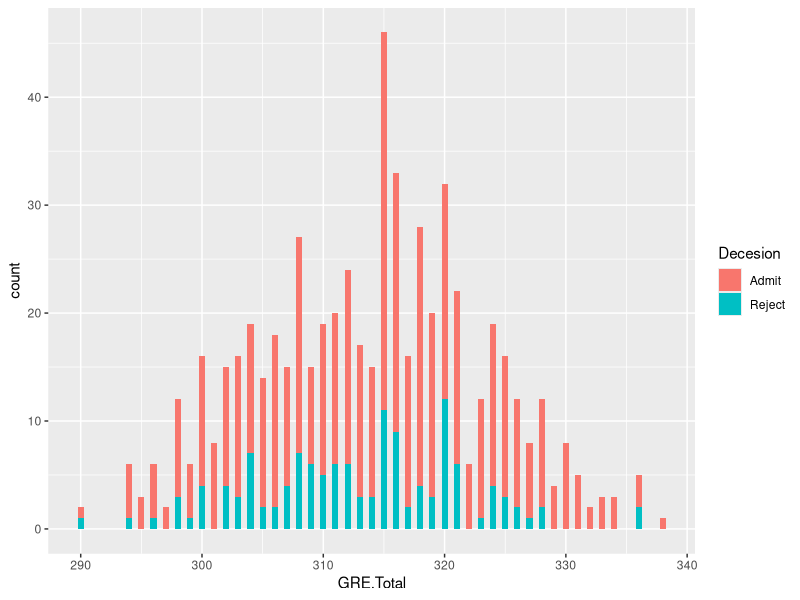
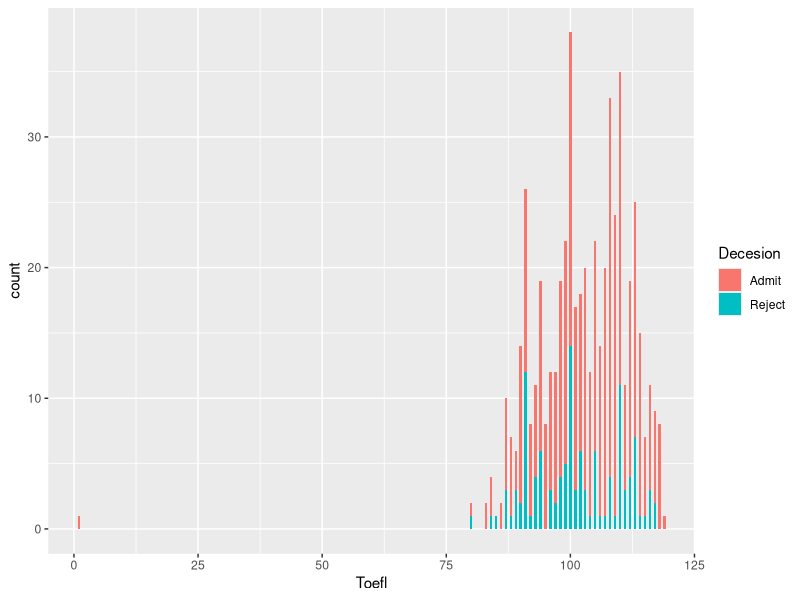
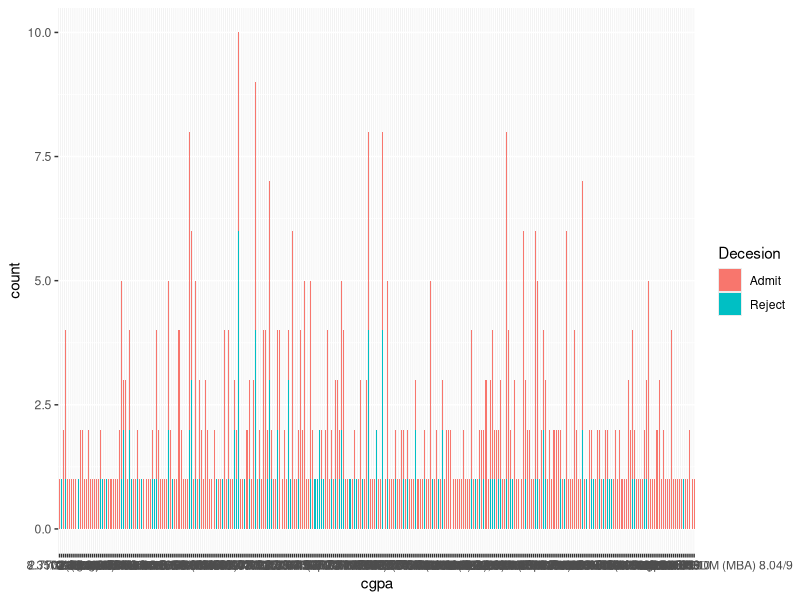
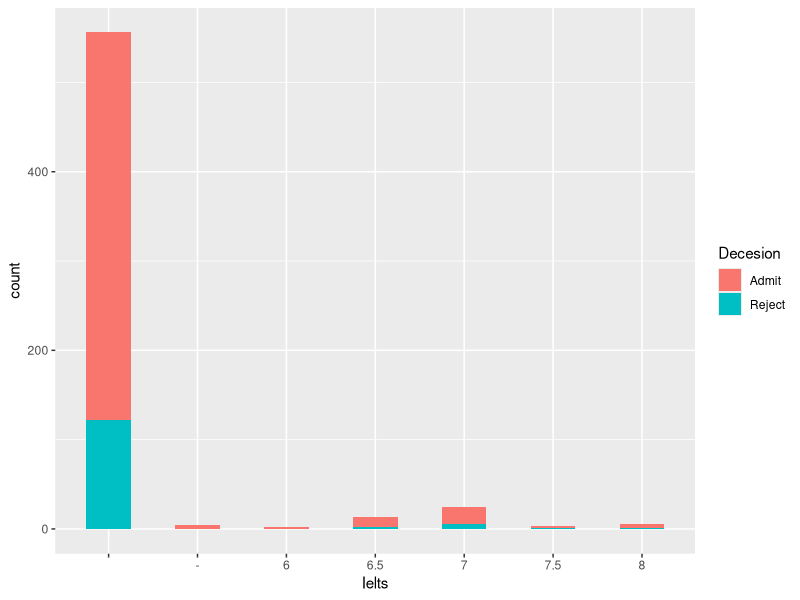
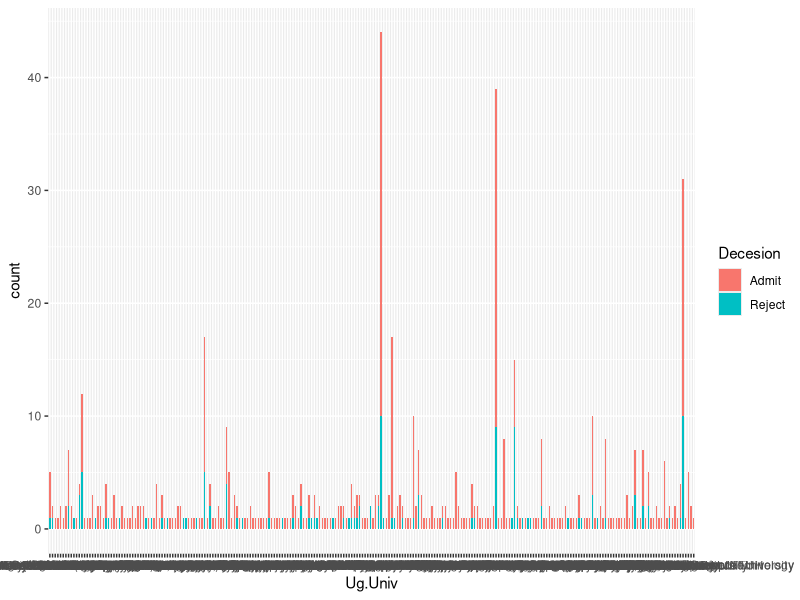

These figures' R source, in order:
# for input of csv file
univfinal1 <- read.csv("univfinal1.csv", header = TRUE)

# for factor
univfinal1$Decesion <- as.factor(univfinal1$Decesion)
str(univfinal1)
table(univfinal1$Decesion)

# for gre score
table(univfinal1$GRE.Total)
library(ggplot2)
table(univfinal1$GRE.Total)
ggplot(univfinal1, aes(x = GRE.Total, fill = factor(Decesion))) +
stat_count(width = 0.5) +
xlab("GRE.Total") +
ylab("count") +
labs(fill = "Decesion")
table(univfinal1$GRE.Total)


# for toefl score
table(univfinal1$Toefl)
library(ggplot2)
table(univfinal1$Toefl)
ggplot(univfinal1, aes(x = Toefl,fill = factor(Decesion))) +
  stat_count(width = 0.5) +
  xlab("Toefl") +
  ylab("count") +
  labs(fill = "Decesion")
table(univfinal1$Toefl)


# for gpa
table(univfinal1$cgpa)
library(ggplot2)
table(univfinal1$cgpa)
ggplot(univfinal1, aes(x = cgpa ,fill = factor(Decesion))) +
  stat_count(width = 0.5) +
  xlab("cgpa") +
  ylab("count") +
  labs(fill = "Decesion")
table(univfinal1$cgpa)

summary(univfinal1$cgpa)

#for summary of one varible with another i.e cgpa with Decision 
tapply(univfinal1$cgpa, univfinal1$Decesion, summary)


# for Ielts 
table(univfinal1$Ielts)
library(ggplot2)
table(univfinal1$Ielts)
ggplot(univfinal1, aes(x = Ielts ,fill = factor(Decesion))) +
  stat_count(width = 0.5) +
  xlab("Ielts") +
  ylab("count") +
  labs(fill = "Decesion")
table(univfinal1$Ielts)

# for no of different university applied
length(unique(as.character(univfinal1$Univ.applied)))

# for installing stringr package
library(stringr)

# for iit
univs <- univfinal1[which(str_detect(univfinal1$Ug.Univ, "IIT")),]
univs[1:620,]

# for nit
univn <- univfinal1[which(str_detect(univfinal1$Ug.Univ, " NIT ")),]
univn[1:620,]

# for bits
univb <- univfinal1[which(str_detect(univfinal1$Ug.Univ, " BITS ")),]
univb[1:620,]

# for patterns in iit, nit and bits
table(univfinal1$Ug.Univ)
library(ggplot2)
table(univfinal1$Ug.Univ)
ggplot(univfinal1, aes(x = Ug.Univ, fill = factor(Decesion))) +
  stat_count(width = 0.5) +
  xlab("Ug.Univ") +
  ylab("count") +
  labs(fill = "Decesion")
table(univfinal1$Ug.Univ)

#for papers published
tapply(univfinal1$Paper.published, univfinal1$Decesion, summary)

#pattern for MIS
univs <- univfinal1[which(str_detect(univfinal1$Course, "MIS")),]
univs[1:620,]

